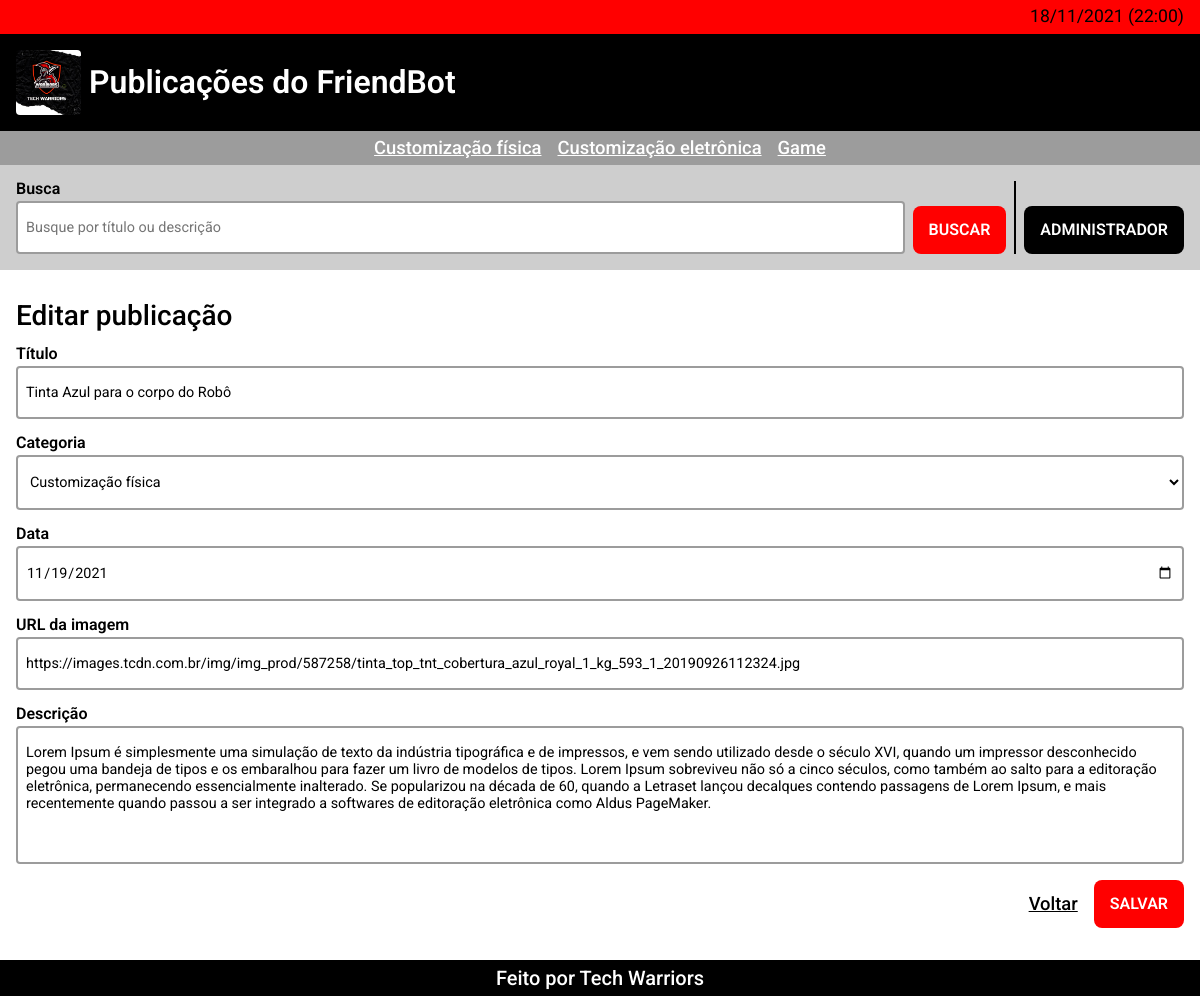
The app's page /admin/save.php?id=61 with its own data.
### tables this page shows
CREATE TABLE `posts` (
  `id` int(10) NOT NULL,
  `title` varchar(250) NOT NULL,
  `category` varchar(250) NOT NULL,
  `date` date NOT NULL,
  `image_url` varchar(5000) NOT NULL,
  `description` varchar(1000) NOT NULL
);

### utils/validations.php (called while the page is built, shortened)
<?php
    function has_id($value){
        return $value !== 0;
    }
?>

### utils/environment.php (called while the page is built, shortened)
<?php
    $table = "posts";
?>

### admin/save.php (the view, shortened to what this page needs)
<?php require_once("../components/header.php") ?>
<?php
    require_once("../utils/connection.php");
    require_once("../utils/validations.php");
    $submitted = isset($_POST['submit']);
    $id = intval($_REQUEST['id'] ?? null);
    $title = $_POST['title'] ?? null;
    $description = $_POST['description'] ?? null;
    $image_url = $_POST['image_url'] ?? null;
    $date = $_POST['date'] ?? null;
    $category = $_POST['category'] ?? null;
    $has_id = has_id($id);
    if($has_id && $submitted){
        $statement = $connection -> prepare("UPDATE $table set title='$title', description='$description', image_url='$image_url', date='$date', category='$category' WHERE id=$id");
        try{
            $statement -> execute();
            $message = "Publicação atualizada";
        } catch(Exception $error){
            show_error($error);
        }
    } else if($has_id){
        $statement = $connection -> prepare("SELECT title, description, image_url, date, category FROM $table WHERE id=$id");
        try{
            $statement -> execute();
            $result = $statement -> fetch(PDO::FETCH_OBJ);
            $title = $result -> title;
            $description = $result -> description;
            $image_url = $result -> image_url;
            $date = $result -> date;
            $category = $result -> category;
        } catch(Exception $error){
            show_error($error);
        }
    } else if($submitted){
        $statement = $connection -> prepare("INSERT INTO $table(title, description, image_url, date, category) VALUES ('$title', '$description', '$image_url', '$date', '$category')");
        try{
            $statement -> execute();
            $message = "Publicação criada";
        } catch(Exception $error){
            show_error($error);
        }
    }
?>
<form class="form" name="save_form" action="./save.php" method="POST">
    <fieldset class="form__fieldset">
        <legend class="form__subtitle subtitle"><?php echo $has_id ? "Editar" : "Criar" ?> publicação</legend>
        <div class="field">
            <label class="field__label" for="title">Título</label>
            <input autofocus class="field__input" placeholder="Coloque o título" value="<?php echo $title ?>" type="text" name="title" id="title" maxlength="250" required>
        </div>
        <div class="field">
            <label class="field__label" for="categories">Categoria</label>
            <select name="category" required id="categories" class="field__input">
                <?php
                    foreach($categories as $key => $category_select){
                        echo ($key === 0 && !$has_id) || $category_select === $category ? "<option selected value='$category_select'>$category_select</option>" : "<option value='$category_select'>$category_select</option>";
                    }
                ?>
            </select>
        </div>
        <div class="field">
            <label class="field__label" for="date">Data</label>
            <input class="field__input" placeholder="Coloque a data" value="<?php echo $date ?>" type="date" name="date" id="date" required>
        </div>
        <div class="field">
            <label class="field__label" for="url-image">URL da imagem</label>
            <input class="field__input" placeholder="Coloque a URL" value="<?php echo $image_url ?>" type="url" name="image_url" id="url-image" maxlength="5000" required>
        </div>
        <div class="field">
            <label class="field__label" for="description">Descrição</label>
            <textarea class="field__input" name="description" id="description" rows="6" required maxlength="1000" placeholder="Coloque a descrição"><?php echo $description ?></textarea>
        </div>
        <div class="form__actions">
            <a class="link link--black" href="./index.php" target="_self">Voltar</a>
            <input class="button" value="<?php echo $has_id ? 'Salvar' : 'Criar' ?>" name="submit" type="submit">
        </div>
    </fieldset>
</form>
<?php require_once("../components/footer.php") ?>

### stylesheets/variables.css (style rules this page uses)
:root { --space: 16px; --half-space: calc(var(--space) / 2); --double-space: calc(var(--space) * 2); --primary: #f00; --black: #000; --white: #fff; --time: .25s; --grey: #9c9c9c; --light-grey: #cecece; --border: 2px solid var(--black); --radius: 4px; }

### stylesheets/general.css (style rules this page uses)
html, body { background-color: var(--white); font-size: var(--space); height: auto; min-height: 100vh; }
* { font-family: 'Roboto', sans-serif !important; box-sizing: border-box; }
input, img { border-radius: var(--radius); }
.body { display: flex; flex-direction: column; }
.subtitle { color: var(--black); font-size: 1.75rem; font-weight: 500; }

### stylesheets/button.css (style rules this page uses)
.button { text-decoration: none; color: var(--white); font-weight: 600; text-transform: uppercase; padding: var(--space); background-color: var(--primary); border-radius: var(--half-space); transition: opacity var(--time); border: none; font-size: 1rem; cursor: pointer; text-align: center; line-height: 1; margin: 0; display: block; width: fit-content; }

### stylesheets/field.css (style rules this page uses)
.field { display: flex; flex-direction: column; width: 100%; row-gap: var(--radius); }
.field .field__label { font-weight: 600; color: var(--black); font-size: 1rem; }
.field .field__input { padding: var(--space) var(--half-space); border: var(--border); border-radius: var(--radius); outline: none; transition: box-shadow var(--time); border-color: var(--grey); font-size: .9rem; background-color: var(--white); resize: none; }

### stylesheets/form.css (style rules this page uses)
.form { width: 100%; }
.form .form__fieldset { display: flex; flex-direction: column; row-gap: var(--space); }
.form .form__subtitle { margin-bottom: var(--space); display: block; }
.form .form__actions { display: flex; justify-content: flex-end; column-gap: var(--space); align-items: center; }

### stylesheets/link.css (style rules this page uses)
.link { font-size: 1.15rem; color: var(--white); font-weight: 500; }
.link--black { color: var(--black); }

### records on screen
posts: title "Tinta Azul para o corpo do Robô", category "Customização física", date "11/19/2021", image_url "https://images.tcdn.com.br/img/img_prod/587258/tinta_top_tnt_cobertura_azul_royal_1_kg_593_1_20190926112324.jpg", description "Lorem Ipsum é simplesmente uma simulação de texto da indústria tipográfica e de impressos, e vem sendo utilizado desde o século XVI, quando um impressor desconhecido pegou uma bandeja de tipos e os embaralhou para fazer um livro de modelos de tipos. Lorem Ipsum sobreviveu não só a cinco séculos, como também ao salto para a editoração eletrônica, permanecendo essencialmente inalterado. Se popularizou na década de 60, quando a Letraset lançou decalques contendo passagens de Lorem Ipsum, e mais recentemente quando passou a ser integrado a softwares de editoração eletrônica como Aldus PageMaker."

### other values on screen
date($format) "18/11/2021 (22:00)"
$category "Customização física"
$category "Customização eletrônica"
$category "Game"
